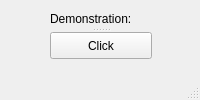
<?xml version="1.0" encoding="UTF-8"?>
<ui version="4.0">
 <class>MainWindow</class>
 <widget class="QMainWindow" name="MainWindow">
  <property name="geometry">
   <rect>
    <x>0</x>
    <y>0</y>
    <width>200</width>
    <height>100</height>
   </rect>
  </property>
  <property name="windowTitle">
   <string>MainWindow</string>
  </property>
  <widget class="QWidget" name="centralwidget">
   <widget class="QSplitter" name="splitter">
    <property name="geometry">
     <rect>
      <x>50</x>
      <y>10</y>
      <width>102</width>
      <height>49</height>
     </rect>
    </property>
    <property name="orientation">
     <enum>Qt::Vertical</enum>
    </property>
    <widget class="QLabel" name="label">
     <property name="text">
      <string>Demonstration:</string>
     </property>
    </widget>
    <widget class="QPushButton" name="pushButton">
     <property name="text">
      <string>Click</string>
     </property>
    </widget>
   </widget>
  </widget>
  <widget class="QMenuBar" name="menubar">
   <property name="geometry">
    <rect>
     <x>0</x>
     <y>0</y>
     <width>200</width>
     <height>25</height>
    </rect>
   </property>
  </widget>
  <widget class="QStatusBar" name="statusbar"/>
 </widget>
 <resources/>
 <connections/>
</ui>
